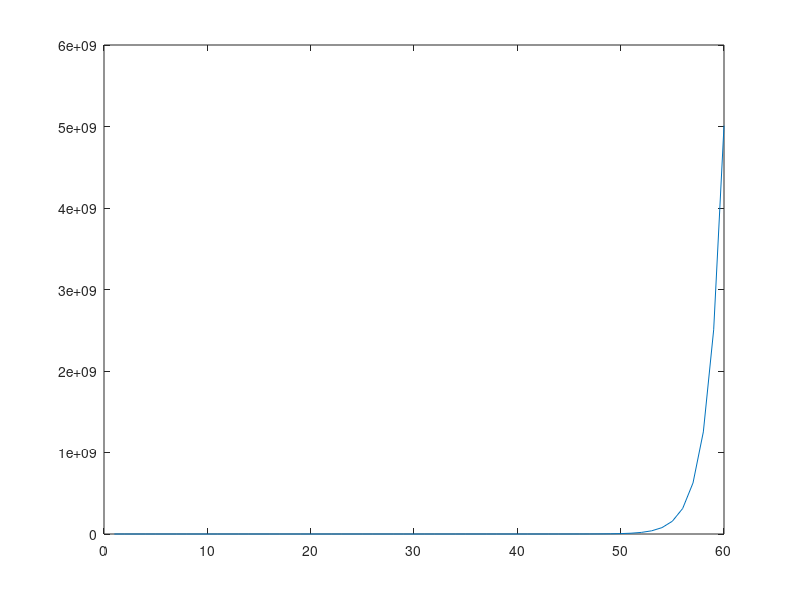

Source code (MATLAB):
function problem3b
    mem = zeros(61, 61);    % Matrix used for memoization
    for j = 1:61
        mem(j, 1) = single(sin(1+(j-1)*pi/3)); 
    end
    
    % Compute individual entries of memoized 
    % matrix using dynamic programming
    for k = 2:61
        for j = 2:(62-k)
            mem(j-1, k) = mem(j-1, k-1) - mem(j, k-1);
        end
    end
    
    for i = 1:60
        fprintf('k = %d, e_k = %e\n', i, abs(mem(1, i) - single(sin(1 + (1-i)*pi/3)))) ;
    end

    x = (1: 60);
    plot(x, abs(mem(1, x) - single(sin(1 + (1-x) * pi/3))));
end